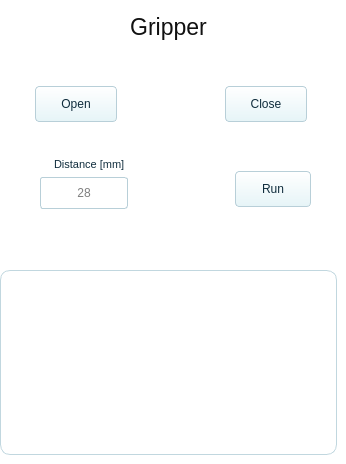
      <widget class="QWidget" name="tabGripper">
       <property name="styleSheet">
        <string>background:transparent; border:0px;</string>
       </property>
       <attribute name="title">
        <string>Gripper</string>
       </attribute>
      <widget class="QLabel" name="lblGripperTitle">
       <property name="geometry">
        <rect>
         <x>0</x>
         <y>6</y>
         <width>337</width>
         <height>42</height>
        </rect>
       </property>
       <property name="font">
        <font>
         <family>Arial</family>
         <pointsize>17</pointsize>
        </font>
       </property>
       <property name="styleSheet">
        <string>background:transparent; color:#111111; border:0px;</string>
       </property>
       <property name="text">
        <string>Gripper</string>
       </property>
       <property name="alignment">
        <set>Qt::AlignCenter</set>
       </property>
      </widget>
      <widget class="QPushButton" name="btnTaskGripperOpen">
       <property name="geometry">
        <rect>
         <x>35</x>
         <y>86</y>
         <width>82</width>
         <height>36</height>
        </rect>
       </property>
       <property name="font">
        <font>
         <family>Arial</family>
         <pointsize>9</pointsize>
        </font>
       </property>
       <property name="styleSheet">
        <string>QPushButton{background:qlineargradient(x1:0,y1:0,x2:0,y2:1, stop:0 #ffffff, stop:1 #e6f4f7); color:#102d3d; border:1px solid #b8cfd8; border-radius:4px;} QPushButton:pressed{background:#cdebf0;}</string>
       </property>
       <property name="text">
        <string>Open</string>
       </property>
      </widget>
      <widget class="QPushButton" name="btnTaskGripperClose">
       <property name="geometry">
        <rect>
         <x>225</x>
         <y>86</y>
         <width>82</width>
         <height>36</height>
        </rect>
       </property>
       <property name="font">
        <font>
         <family>Arial</family>
         <pointsize>9</pointsize>
        </font>
       </property>
       <property name="styleSheet">
        <string>QPushButton{background:qlineargradient(x1:0,y1:0,x2:0,y2:1, stop:0 #ffffff, stop:1 #e6f4f7); color:#102d3d; border:1px solid #b8cfd8; border-radius:4px;} QPushButton:pressed{background:#cdebf0;}</string>
       </property>
       <property name="text">
        <string>Close</string>
       </property>
      </widget>
      <widget class="QLabel" name="lblGripperDistance">
       <property name="geometry">
        <rect>
         <x>54</x>
         <y>154</y>
         <width>90</width>
         <height>20</height>
        </rect>
       </property>
       <property name="font">
        <font>
         <family>Arial</family>
         <pointsize>8</pointsize>
        </font>
       </property>
       <property name="styleSheet">
        <string>background:transparent; color:#102d3d; border:0px;</string>
       </property>
       <property name="text">
        <string>Distance [mm]</string>
       </property>
       <property name="alignment">
        <set>Qt::AlignLeft|Qt::AlignVCenter</set>
       </property>
      </widget>
      <widget class="QLineEdit" name="txtGripperDistance">
       <property name="geometry">
        <rect>
         <x>40</x>
         <y>177</y>
         <width>88</width>
         <height>32</height>
        </rect>
       </property>
       <property name="styleSheet">
        <string>QLineEdit{background:white; color:black; border-radius:3px; border:1px solid #b8cfd8; padding-left:3px; padding-right:3px; selection-background-color:#00a6c7;}</string>
       </property>
      <property name="alignment">
       <set>Qt::AlignCenter</set>
      </property>
      <property name="placeholderText">
       <string>28</string>
      </property>
      </widget>
      <widget class="QPushButton" name="btnGripperRun">
       <property name="geometry">
        <rect>
         <x>235</x>
         <y>171</y>
         <width>76</width>
         <height>36</height>
        </rect>
       </property>
       <property name="font">
        <font>
         <family>Arial</family>
         <pointsize>9</pointsize>
        </font>
       </property>
       <property name="styleSheet">
        <string>QPushButton{background:qlineargradient(x1:0,y1:0,x2:0,y2:1, stop:0 #ffffff, stop:1 #e6f4f7); color:#102d3d; border:1px solid #b8cfd8; border-radius:4px;} QPushButton:pressed{background:#cdebf0;}</string>
       </property>
       <property name="text">
        <string>Run</string>
       </property>
      </widget>
      <widget class="QFrame" name="gripperPreviewGroup">
       <property name="geometry">
        <rect>
         <x>0</x>
         <y>270</y>
         <width>337</width>
         <height>185</height>
        </rect>
       </property>
       <property name="styleSheet">
        <string>QFrame{background:rgba(255,255,255,235); border:1px solid #c1d7df; border-radius:10px;}</string>
       </property>
      <widget class="QLabel" name="gripperPreviewGroupLabel">
       <property name="geometry">
        <rect>
         <x>0</x>
         <y>0</y>
         <width>337</width>
         <height>185</height>
        </rect>
       </property>
       <property name="font">
        <font>
         <family>Arial</family>
         <pointsize>14</pointsize>
        </font>
       </property>
       <property name="styleSheet">
        <string>background:transparent; color:black; border:0px;</string>
       </property>
       <property name="text">
        <string></string>
       </property>
       <property name="alignment">
        <set>Qt::AlignCenter</set>
       </property>
      </widget>
      </widget>
      </widget>
